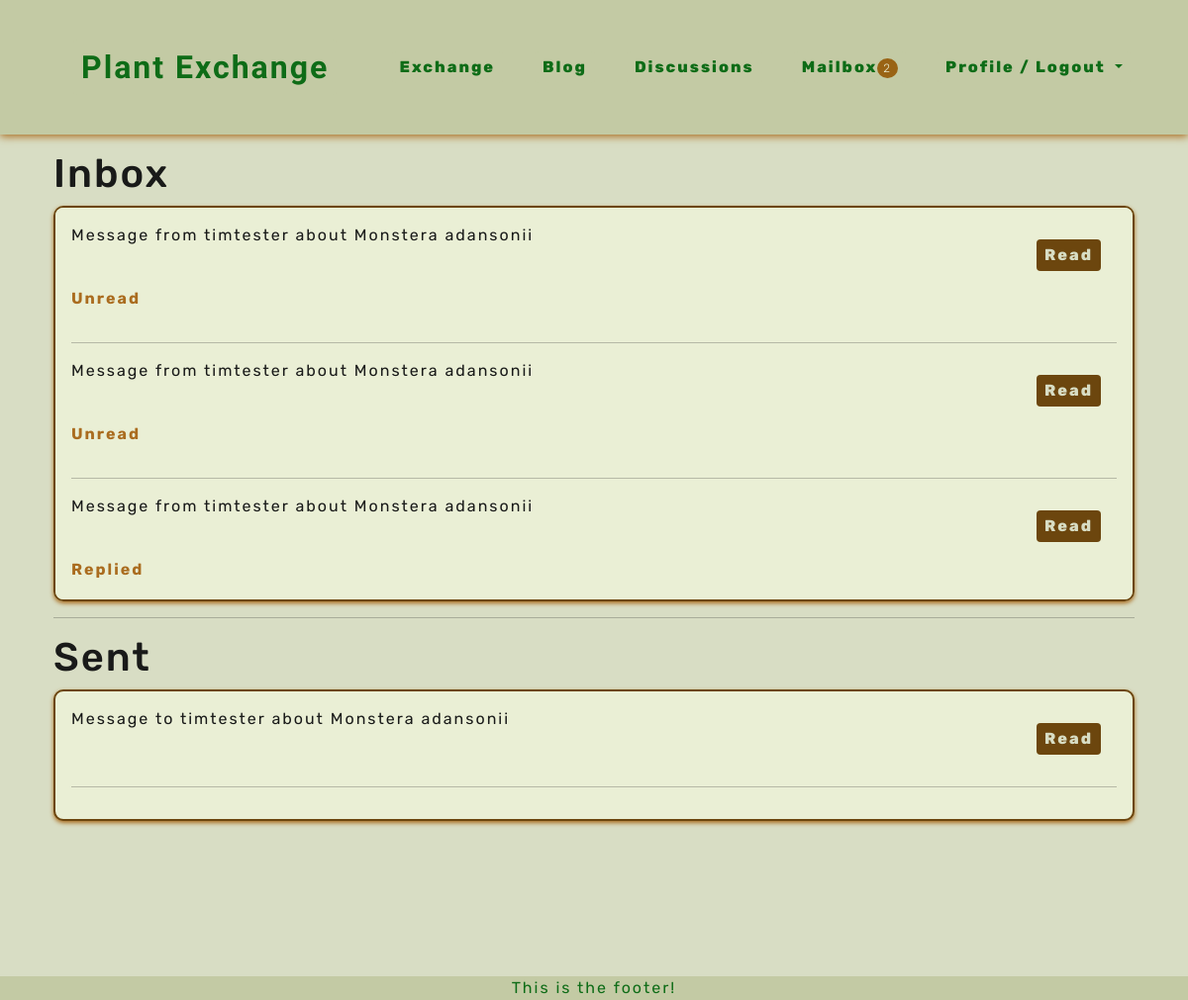
The app's page /profiles/mailbox/ (signed in) with its own data.
### profiles/models.py (models this page shows)
class Message(models.Model):
    ad = models.ForeignKey(Plant, on_delete=models.CASCADE, related_name='ad')
    sender = models.ForeignKey(User, on_delete=models.SET_DEFAULT, default='none', related_name='sender')
    receiver = models.ForeignKey(User, on_delete=models.SET_DEFAULT, default='none', related_name='receiver')
    content = models.TextField()
    created_on = models.DateTimeField(auto_now_add=True)
    read = models.BooleanField(default=False)
    replied = models.BooleanField(default=False)
    trashed = models.BooleanField(default=False)
    class Meta:
        ordering = ['read', '-created_on']
    def __str__(self):
        return f'Message from {self.sender} about {self.ad}'

### plants/models.py (models this page shows)
class Plant(models.Model):
    title = models.CharField(max_length=40)
    owner = models.ForeignKey(User, on_delete=models.CASCADE, related_name='owner')
    category = models.ForeignKey(Category, on_delete=models.SET_DEFAULT, default='none')
    description = models.TextField()
    image = CloudinaryField('image', null=True, blank=True, default='placeholder')
    will_trade_for = models.CharField(max_length=140, null=True, blank=True)
    added_on = models.DateField(auto_now_add=True)
    updated_on = models.DateField(auto_now=True)
    status = models.IntegerField(choices=STATUS, default=0)
    class Meta:
        ordering = ['-added_on',]
        get_latest_by = ['added_on']
    def __str__(self):
        return self.title

### profiles/views.py (the view)
# urls.py: path('mailbox/', views.MailboxList.as_view(), name='mailbox'),
class MailboxList(generic.ListView):
    model = Message
    context_object_name = 'messages'
    template_name = 'profiles/mailbox.html'
    paginate_by = 20
    def get_queryset(self):
        return Message.objects.filter(Q(sender=self.request.user) | Q(receiver=self.request.user))

### profiles/contexts.py (called while the page is built)
def inbox_messages(request):
    messages = Message.objects.filter(receiver=request.user.id).filter(read=False).count()
    context = {
        'inbox_messages': messages,
    }
    return context

### profiles/templates/profiles/mailbox.html (shortened to what this page needs)
{% extends 'base.html' %}
{% block content %}
<section class="container-fluid">
    <div class="col-12">
            <h1>Inbox</h1>
            <div class="plant-card mailbxs">
            {% for message in messages %}
                {% if message.receiver == request.user %}
                <div class="row">
                    <div class="col d-flex justify-content-between">
                        <div class="msg-subject">
                            <p>{{ message }}</p>
                        </div>
                        <div>
                            <a class="plnt-btn" href="{% url 'profiles:message' msg_id=message.id %}">Read</a>
                        </div>
                    </div>
                    {% if not message.read %}
                    <div class="msg-status">
                        <p>Unread</p>
                    </div>
                    {% endif %}
                    {% if message.replied %}
                    <div class="msg-status">
                        <p>Replied</p>
                    </div>
                    {% endif %}
                </div>
                <hr>
                {% endif %}
            {% empty %}
            <p>No messages!</p>
            {% endfor %}
            </div>
<hr>
            <h1>Sent</h1>
            <div class="plant-card mailbxs">
            {% for message in messages %}
                {% if message.sender == request.user %}
                <div class="col d-flex justify-content-between">
                    <div class="msg-subject">
                        <p>Message to {{ message.receiver }} about {{ message.ad }}</p>
                    </div>
                    <div>
                        <a class="plnt-btn" href="{% url 'profiles:message' msg_id=message.id %}">Read</a>
                    </div>
                </div>
                <hr>
                {% endif %}
            {% empty %}
            <p>No messages!</p>
            {% endfor %}
            </div>
    </div>
</section>
{% endblock content %}

### static/css/style.css (style rules this page uses)
:root { --site-black: #191a19; --site-white: #d8ddc4; --site-whiter: #eaefd5; --site-beige: #c3caa4; --site-dark-brown: #6c460e; --site-med-brown: #996314; --site-light-brown: #aa6c1f; --site-dark-green: #0e6c17; --site-med-green: #469c36; --site-light-green: #5dc64d; }
html { height: 100%; }
body { font-family: "Rubik", sans-serif; color: var(--site-black); font-size: 1rem; letter-spacing: 2px; background-color: var(--site-white); }
.msg-status { color: var(--site-light-brown); font-weight: 700; }
a { text-decoration: none; }
.plnt-btn { cursor: pointer; display: inline-block; padding: 0.25rem 0.5rem; color: var(--site-white); background-color: var(--site-dark-brown); font-weight: 800; margin: 1em; border-radius: 4px; transition: color .4s linear, box-shadow .6s linear; }
.mailbxs { width: 100%; max-height: 400px; overflow-y: scroll; scrollbar-color: var(--site-light-green) var(--site-med-brown); scrollbar-width: thin; }
.plant-card { padding: 1em; margin-bottom: 1em; border: 2px solid var(--site-dark-brown); border-radius: 10px; background-color: var(--site-whiter); box-shadow: 0 2px 4px 0 var(--site-light-brown); overflow-wrap: break-word; }

### records on screen
Message: sender+ad "Message from timtester about Monstera adansonii", read "Unread"
Message: sender+ad "Message from timtester about Monstera adansonii", read "Unread"
Message: sender+ad "Message from timtester about Monstera adansonii", replied "Replied"
Message: receiver "timtester", ad "Monstera adansonii"

### other values on screen
{{ inbox_messages }} "2"
